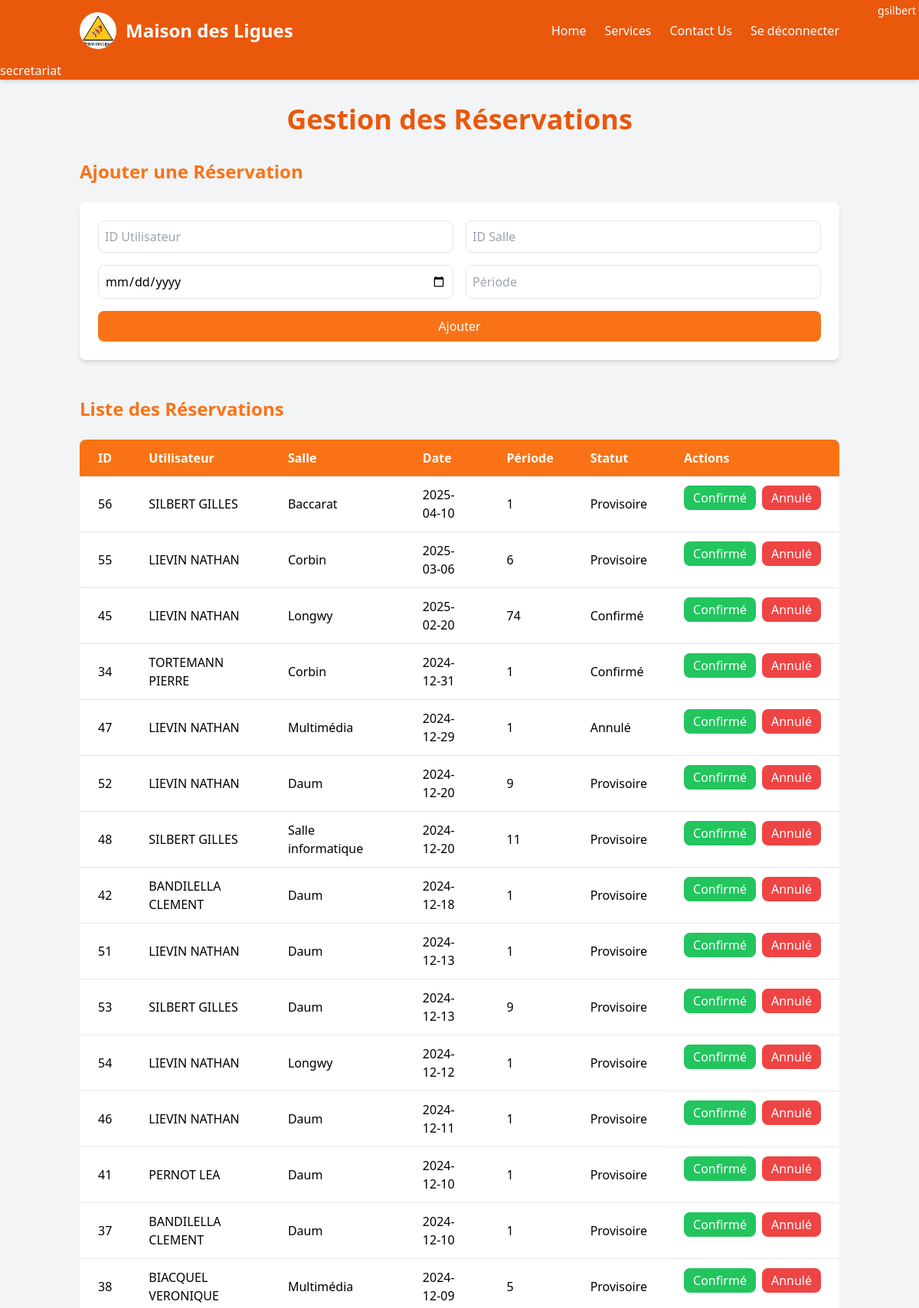
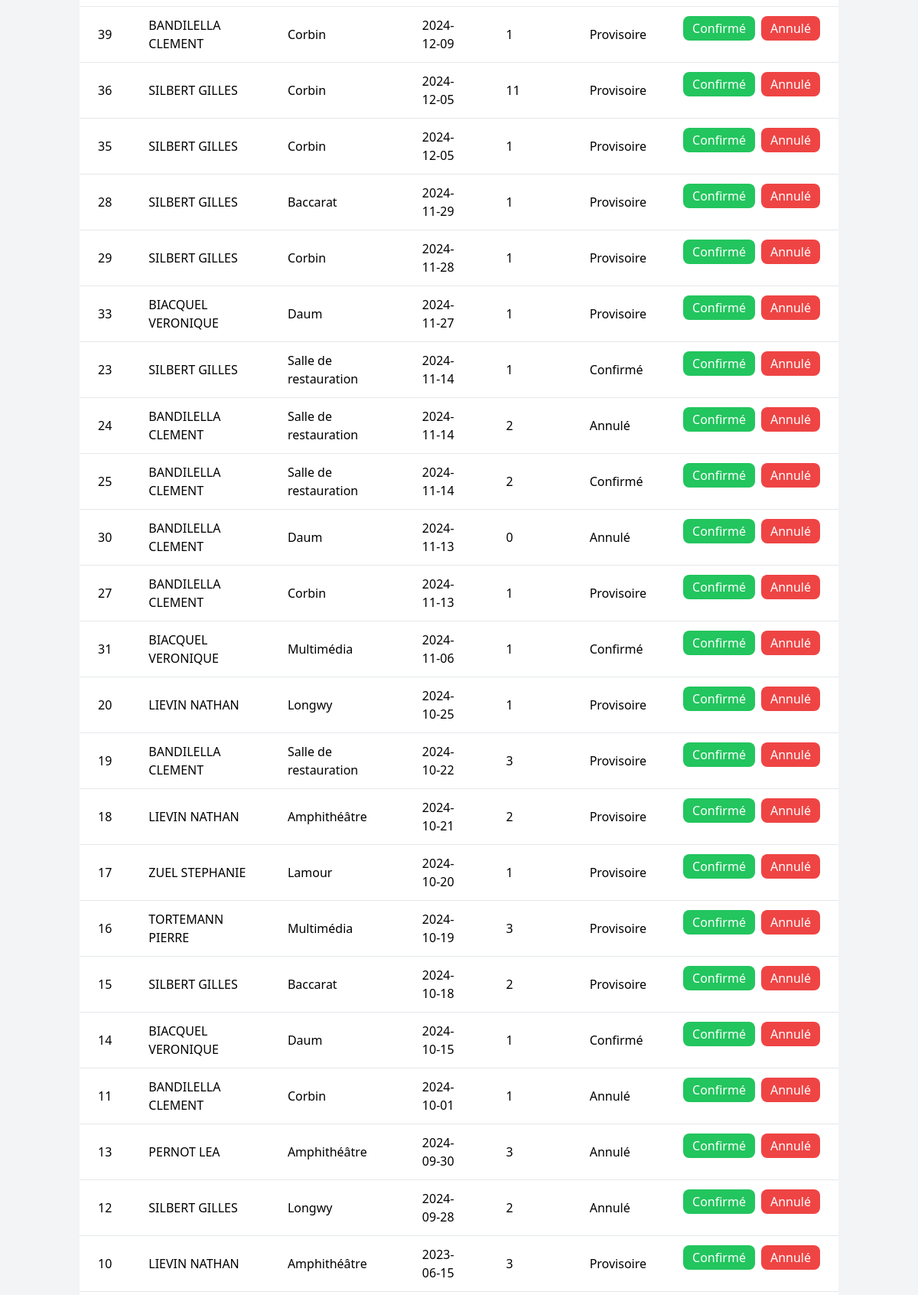
/mcv-php/app/views/view_reservation.php (signed in, upper part), run on the app's committed database (2 pictures, top to bottom).
### tables this page shows
CREATE TABLE `reservation` (
  `id` int(11) NOT NULL,
  `utilisateur_id` int(11) NOT NULL,
  `salle_id` int(11) NOT NULL,
  `date` date NOT NULL,
  `periode` int(11) NOT NULL,
  `statusReservation` enum('Provisoire','Confirmé','Annulé') NOT NULL DEFAULT 'Provisoire'
);

CREATE TABLE `utilisateur` (
  `utilisateur_id` int(11) NOT NULL,
  `nom` varchar(32) NOT NULL,
  `prenom` varchar(32) NOT NULL,
  `structure_id` int(11) NOT NULL,
  `structure_nom` varchar(80) NOT NULL,
  `structure_adresse` varchar(80) NOT NULL,
  `mail` varchar(50) NOT NULL
);

CREATE TABLE `salle` (
  `id` int(11) NOT NULL,
  `salle_nom` varchar(32) NOT NULL,
  `categorie` int(11) NOT NULL
);

### mcv-php/app/controllers/ReservationController.php (called while the page is built, shortened)
<?php
include_once '../models/Reservation.php';
class ReservationController {
    private $reservationModel;
    public function __construct($database) {
        $this->reservationModel = new Reservation($database);
    }
    public function getAllReservations() {
        try {
            $reservations = $this->reservationModel->getAllReservations();
            return $reservations;
        } catch (Exception $e) {
            echo json_encode(['status' => 'error', 'message' => $e->getMessage()]);
            return [];
        }
    }
}
?>

### mcv-php/app/models/Reservation.php (called while the page is built, shortened)
<?php
class Reservation {
    private $db;
    public function __construct($database) {
        $this->db = $database;
    }
    public function getAllReservations() {
        $sql = "SELECT reservation.id, reservation.utilisateur_id, reservation.salle_id, reservation.date, reservation.periode, reservation.statusReservation, utilisateur.utilisateur_id, utilisateur.nom, utilisateur.prenom, salle.id AS salleId, salle.salle_nom FROM reservation, utilisateur,salle WHERE utilisateur.utilisateur_id=reservation.utilisateur_id AND reservation.salle_id=salle.id ORDER BY date DESC";
        $query = $this->db->query($sql);
        return $query->fetchAll(PDO::FETCH_ASSOC);
    }
}
?>

### mcv-php/app/views/view_reservation.php (the view, shortened to what this page needs)
<?php
include_once '../controllers/ReservationController.php';
include_once '../models/Reservation.php';
include_once '../includes/header.php';
?>
<main class="container mx-auto px-4 py-8">
    <h1 class="text-4xl font-bold text-orange-600 mb-8 text-center">Gestion des Réservations</h1>
    <?php
    switch ($_SESSION["role"]) {
    ?>
        <?php
        case "secretariat":
            $reservationController = new ReservationController($connexion);
            $reservations = $reservationController->getAllReservations();
    ?>
            <section class="mb-12">
                <h2 class="text-2xl font-bold text-orange-500 mb-6">Ajouter une Réservation</h2>
                <form method="POST" class="grid grid-cols-1 md:grid-cols-2 gap-4 bg-white shadow-md rounded-lg p-6">
                    <input type="number" name="utilisateur_id" placeholder="ID Utilisateur" min="1" required class="border rounded-lg p-2 focus:outline-none focus:ring-2 focus:ring-orange-500">
                    <input type="number" name="salle_id" placeholder="ID Salle" min="1" required class="border rounded-lg p-2 focus:outline-none focus:ring-2 focus:ring-orange-500">
                    <input type="date" name="date" required class="border rounded-lg p-2 focus:outline-none focus:ring-2 focus:ring-orange-500" min="<?= date('Y-m-d'); ?>">
                    <input type="text" name="periode" placeholder="Période" required class="border rounded-lg p-2 focus:outline-none focus:ring-2 focus:ring-orange-500">
                    <button type="submit" class="col-span-1 md:col-span-2 bg-orange-500 text-white py-2 px-4 rounded-lg hover:bg-orange-600 transition">
                        Ajouter
                    </button>
                </form>
            </section>
            <section>
                <h2 class="text-2xl font-bold text-orange-500 mb-6">Liste des Réservations</h2>
                <div class="overflow-x-auto">
                    <table class="min-w-full bg-white shadow-md rounded-lg overflow-hidden">
                        <thead class="bg-orange-500 text-white">
                            <tr>
                                <th class="py-3 px-6 text-left">ID</th>
                                <th class="py-3 px-6 text-left">Utilisateur</th>
                                <th class="py-3 px-6 text-left">Salle</th>
                                <th class="py-3 px-6 text-left">Date</th>
                                <th class="py-3 px-6 text-left">Période</th>
                                <th class="py-3 px-6 text-left">Statut</th>
                                <th class="py-3 px-6 text-left">Actions</th>
                            </tr>
                        </thead>
                        <tbody>
                            <?php foreach ($reservations as $reservation): ?>
                                <tr class="border-b hover:bg-gray-100 transition">
                                    <td class="py-3 px-6"><?php echo htmlspecialchars($reservation['id']); ?></td>
                                    <td class="py-3 px-6"><?php echo htmlspecialchars($reservation['nom'])." ".htmlspecialchars($reservation['prenom']);?></td>
                                    <td class="py-3 px-6"><?php echo htmlspecialchars($reservation['salle_nom']); ?></td>
                                    <td class="py-3 px-6"><?php echo htmlspecialchars($reservation['date']); ?></td>
                                    <td class="py-3 px-6"><?php echo htmlspecialchars($reservation['periode']); ?></td>
                                    <td class="py-3 px-6"><?php echo htmlspecialchars($reservation['statusReservation']); ?></td>
                                    <td class="py-3 px-6 flex items-center space-x-2">
                                        <form method="POST">
                                            <button type="submit" class="bg-green-500 text-white py-1 px-3 rounded-lg hover:bg-green-600 transition">
                                                Confirmé
                                            </button>
                                        </form>
                                        <form method="POST">
                                            <button type="submit" class="bg-red-500 text-white py-1 px-3 rounded-lg hover:bg-red-600 transition">
                                                Annulé
                                            </button>
                                        </form>
                                    </td>
                                </tr>
                            <?php endforeach; ?>
                        </tbody>
                    </table>
                </div>
            </section>
    <?php
            break;
    }
    ?>
</main>

### data on the page
reservation: id "56", utilisateur.nom "SILBERT", utilisateur.prenom "GILLES", salle.salle_nom "Baccarat", date "2025-04-10", periode "1", statusReservation "Provisoire"
reservation: id "55", utilisateur.nom "LIEVIN", utilisateur.prenom "NATHAN", salle.salle_nom "Corbin", date "2025-03-06", periode "6", statusReservation "Provisoire"
reservation: id "45", utilisateur.nom "LIEVIN", utilisateur.prenom "NATHAN", salle.salle_nom "Longwy", date "2025-02-20", periode "74", statusReservation "Confirmé"
reservation: id "34", utilisateur.nom "TORTEMANN", utilisateur.prenom "PIERRE", salle.salle_nom "Corbin", date "2024-12-31", periode "1", statusReservation "Confirmé"
reservation: id "47", utilisateur.nom "LIEVIN", utilisateur.prenom "NATHAN", salle.salle_nom "Multimédia", date "2024-12-29", periode "1", statusReservation "Annulé"
reservation: id "52", utilisateur.nom "LIEVIN", utilisateur.prenom "NATHAN", salle.salle_nom "Daum", date "2024-12-20", periode "9", statusReservation "Provisoire"
reservation: id "48", utilisateur.nom "SILBERT", utilisateur.prenom "GILLES", salle.salle_nom "Salle informatique", date "2024-12-20", periode "11", statusReservation "Provisoire"
reservation: id "42", utilisateur.nom "BANDILELLA", utilisateur.prenom "CLEMENT", salle.salle_nom "Daum", date "2024-12-18", periode "1", statusReservation "Provisoire"
reservation: id "51", utilisateur.nom "LIEVIN", utilisateur.prenom "NATHAN", salle.salle_nom "Daum", date "2024-12-13", periode "1", statusReservation "Provisoire"
reservation: id "53", utilisateur.nom "SILBERT", utilisateur.prenom "GILLES", salle.salle_nom "Daum", date "2024-12-13", periode "9", statusReservation "Provisoire"
reservation: id "54", utilisateur.nom "LIEVIN", utilisateur.prenom "NATHAN", salle.salle_nom "Longwy", date "2024-12-12", periode "1", statusReservation "Provisoire"
reservation: id "46", utilisateur.nom "LIEVIN", utilisateur.prenom "NATHAN", salle.salle_nom "Daum", date "2024-12-11", periode "1", statusReservation "Provisoire"
reservation: id "41", utilisateur.nom "PERNOT", utilisateur.prenom "LEA", salle.salle_nom "Daum", date "2024-12-10", periode "1", statusReservation "Provisoire"
reservation: id "37", utilisateur.nom "BANDILELLA", utilisateur.prenom "CLEMENT", salle.salle_nom "Daum", date "2024-12-10", periode "1", statusReservation "Provisoire"
reservation: id "38", utilisateur.nom "BIACQUEL", utilisateur.prenom "VERONIQUE", salle.salle_nom "Multimédia", date "2024-12-09", periode "5", statusReservation "Provisoire"
reservation: id "39", utilisateur.nom "BANDILELLA", utilisateur.prenom "CLEMENT", salle.salle_nom "Corbin", date "2024-12-09", periode "1", statusReservation "Provisoire"
reservation: id "36", utilisateur.nom "SILBERT", utilisateur.prenom "GILLES", salle.salle_nom "Corbin", date "2024-12-05", periode "11", statusReservation "Provisoire"
reservation: id "35", utilisateur.nom "SILBERT", utilisateur.prenom "GILLES", salle.salle_nom "Corbin", date "2024-12-05", periode "1", statusReservation "Provisoire"
reservation: id "28", utilisateur.nom "SILBERT", utilisateur.prenom "GILLES", salle.salle_nom "Baccarat", date "2024-11-29", periode "1", statusReservation "Provisoire"
reservation: id "29", utilisateur.nom "SILBERT", utilisateur.prenom "GILLES", salle.salle_nom "Corbin", date "2024-11-28", periode "1", statusReservation "Provisoire"
reservation: id "33", utilisateur.nom "BIACQUEL", utilisateur.prenom "VERONIQUE", salle.salle_nom "Daum", date "2024-11-27", periode "1", statusReservation "Provisoire"
reservation: id "23", utilisateur.nom "SILBERT", utilisateur.prenom "GILLES", salle.salle_nom "Salle de restauration", date "2024-11-14", periode "1", statusReservation "Confirmé"
reservation: id "24", utilisateur.nom "BANDILELLA", utilisateur.prenom "CLEMENT", salle.salle_nom "Salle de restauration", date "2024-11-14", periode "2", statusReservation "Annulé"
reservation: id "25", utilisateur.nom "BANDILELLA", utilisateur.prenom "CLEMENT", salle.salle_nom "Salle de restauration", date "2024-11-14", periode "2", statusReservation "Confirmé"
reservation: id "30", utilisateur.nom "BANDILELLA", utilisateur.prenom "CLEMENT", salle.salle_nom "Daum", date "2024-11-13", periode "0", statusReservation "Annulé"
reservation: id "27", utilisateur.nom "BANDILELLA", utilisateur.prenom "CLEMENT", salle.salle_nom "Corbin", date "2024-11-13", periode "1", statusReservation "Provisoire"
reservation: id "31", utilisateur.nom "BIACQUEL", utilisateur.prenom "VERONIQUE", salle.salle_nom "Multimédia", date "2024-11-06", periode "1", statusReservation "Confirmé"
reservation: id "20", utilisateur.nom "LIEVIN", utilisateur.prenom "NATHAN", salle.salle_nom "Longwy", date "2024-10-25", periode "1", statusReservation "Provisoire"
reservation: id "19", utilisateur.nom "BANDILELLA", utilisateur.prenom "CLEMENT", salle.salle_nom "Salle de restauration", date "2024-10-22", periode "3", statusReservation "Provisoire"
reservation: id "18", utilisateur.nom "LIEVIN", utilisateur.prenom "NATHAN", salle.salle_nom "Amphithéâtre", date "2024-10-21", periode "2", statusReservation "Provisoire"
reservation: id "17", utilisateur.nom "ZUEL", utilisateur.prenom "STEPHANIE", salle.salle_nom "Lamour", date "2024-10-20", periode "1", statusReservation "Provisoire"
reservation: id "16", utilisateur.nom "TORTEMANN", utilisateur.prenom "PIERRE", salle.salle_nom "Multimédia", date "2024-10-19", periode "3", statusReservation "Provisoire"
reservation: id "15", utilisateur.nom "SILBERT", utilisateur.prenom "GILLES", salle.salle_nom "Baccarat", date "2024-10-18", periode "2", statusReservation "Provisoire"
reservation: id "14", utilisateur.nom "BIACQUEL", utilisateur.prenom "VERONIQUE", salle.salle_nom "Daum", date "2024-10-15", periode "1", statusReservation "Confirmé"
reservation: id "11", utilisateur.nom "BANDILELLA", utilisateur.prenom "CLEMENT", salle.salle_nom "Corbin", date "2024-10-01", periode "1", statusReservation "Annulé"
reservation: id "13", utilisateur.nom "PERNOT", utilisateur.prenom "LEA", salle.salle_nom "Amphithéâtre", date "2024-09-30", periode "3", statusReservation "Annulé"
reservation: id "12", utilisateur.nom "SILBERT", utilisateur.prenom "GILLES", salle.salle_nom "Longwy", date "2024-09-28", periode "2", statusReservation "Annulé"
reservation: id "10", utilisateur.nom "LIEVIN", utilisateur.prenom "NATHAN", salle.salle_nom "Amphithéâtre", date "2023-06-15", periode "3", statusReservation "Provisoire"

### other printed values
$_SESSION['user_id'] "gsilbert"
$_SESSION['role'] "secretariat"
